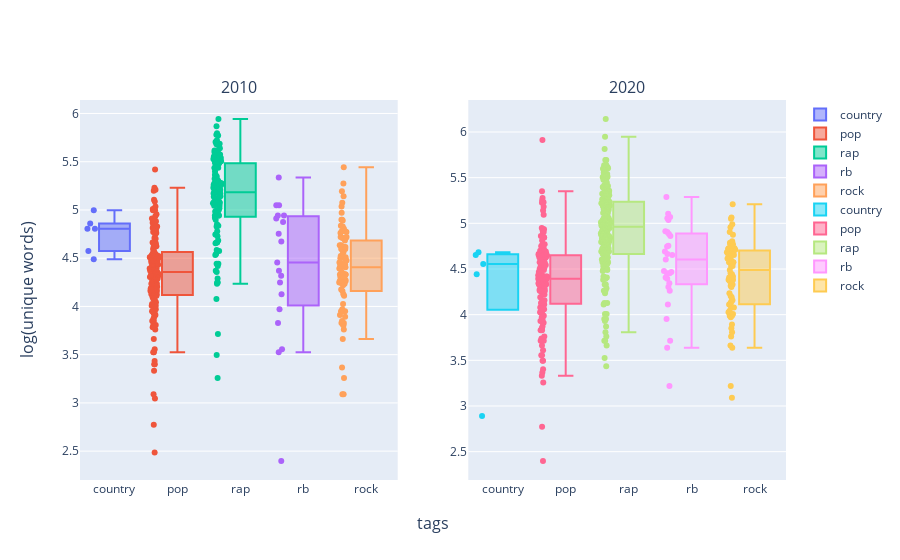

The cell this chart's notebook holds for it:
### Code cell
words_decades(df, [2010, 2020])

### Figure 1 — Plotly figure (JSON) as saved in the notebook; plotly's stock layout.template omitted (floating-point values rounded to 4 significant figures; data arrays with more than 128 entries replaced by an {"elided": "..."} marker saying what was removed)
{"data": [{"boxpoints": "all", "customdata": [["Rise Again", "TJ Stafford"], ["Boy Keep Movin", "Justin Townes Earle"], ["Thats Why They Call It Temptation", "Robbie Fulks & Linda Gail Lewis"], ["Come on Sunshine", "Tyler Reeve"], ["Papertown", "Balsam Range"], ["Facebook Stalking My More Successful Friends", "CollegeHumor"]], "hovertemplate": "title: %{customdata[0]}<br>artist: %{customdata[1]}<br>log(words): %{y}", "name": "country", "type": "box", "xaxis": "x", "y": [4.804, 4.86, 4.489, 4.575, 4.997, 4.804], "yaxis": "y"}, {"boxpoints": "all", "customdata": {"elided": "156x2 str values"}, "hovertemplate": "title: %{customdata[0]}<br>artist: %{customdata[1]}<br>log(words): %{y}", "name": "pop", "type": "box", "xaxis": "x", "y": {"elided": "156 float values"}, "yaxis": "y"}, {"boxpoints": "all", "customdata": {"elided": "120x2 str values"}, "hovertemplate": "title: %{customdata[0]}<br>artist: %{customdata[1]}<br>log(words): %{y}", "name": "rap", "type": "box", "xaxis": "x", "y": [5.576, 5.17, 5.781, 5.231, 4.942, 5.273, 5.438, 5.112, 5.505, 5.142, 4.984, 5.118, 5.866, 5.075, 5.361, 4.727, 4.977, 4.997, 4.357, 5.489, 5.176, 5.517, 4.234, 4.543, 4.663, 4.852, 5.252, 5.613, 5.943, 5.043, 5.687, 5.278, 5.236, 5.165, 5.572, 5.438, 5.529, 5.323, 5.617, 5.638, 5.043, 5.553, 5.17, 5.204, 5.771, 5.124, 5.347, 4.443, 5.537, 5.464, 5.257, 5.68, 5.513, 4.29, 4.585, 5.71, 4.419, 5.598, 5.257, 5.283, 5.497, 4.836, 5.204, 5.069, 5.434, 5.303, 5.505, 5.724, 5.069, 5.182, 5.796, 3.258, 5.485, 4.575, 4.078, 4.997, 5.209, 5.056, 4.682, 5.017, 5.283, 5.069, 5.242, 4.248, 4.956, 5.366, 4.533, 5.537, 4.942, 5.236, 4.92, 5.273, 4.898, 5.318, 5.673, 4.828, 5.398, 5.204, 4.654, 5.704, 4.369, 5.136, 4.663, 5.553, 5.182, 5.081, 5.434, 3.497, 3.714, 5.081, 5.187, 4.443, 4.248, 4.779, 5.553, 4.745, 5.485, 4.745, 4.942, 5.081], "yaxis": "y"}, {"boxpoints": "all", "customdata": [["Relics", "SBTRKT"], ["Recess", "Ravyn Lenae"], ["Icarus", "midnight (R&B)"], ["Lay My Body Down", "Rag'n'Bone Man"], ["What We Do", "Rotimi"], ["Window Color", "Wandl"], ["Stuck", "Swaine"], ["Love Scars", "NyQuinn"], ["Only Gonna Love You", "Kyla (PHL)"], ["Divide  Conquer", "El Rey de Sol"], ["12", "Zaniyah"], ["Dead Ends", "Kevin George"], ["Shimmer", "MIKNNA"], ["On My Mind", "PARTYALONE"], ["AstugfirAllah | أستغفر الله", "Omar Esa"], ["Using me", "777Kali"], ["Crown", "Chelsea Blues"], ["Loyal Tedsmooth Remix", "Chris Brown"], ["Talking to the Moon", "Champagne Lane"]], "hovertemplate": "title: %{customdata[0]}<br>artist: %{customdata[1]}<br>log(words): %{y}", "name": "rb", "type": "box", "xaxis": "x", "y": [4.673, 4.942, 3.829, 4.454, 4.942, 3.555, 5.05, 4.317, 4.913, 2.398, 4.248, 5.05, 4.754, 4.369, 3.526, 4.875, 3.97, 5.338, 4.127], "yaxis": "y"}, {"boxpoints": "all", "customdata": {"elided": "90x2 str values"}, "hovertemplate": "title: %{customdata[0]}<br>artist: %{customdata[1]}<br>log(words): %{y}", "name": "rock", "type": "box", "xaxis": "x", "y": [4.828, 4.71, 4.522, 5.193, 4.511, 4.635, 4.615, 4.419, 4.477, 3.829, 4.304, 3.951, 4.779, 4.71, 3.367, 4.344, 3.761, 4.635, 4.898, 4.718, 4.331, 4.127, 4.804, 4.263, 4.277, 4.248, 4.331, 5.075, 4.111, 4.71, 4.682, 5.442, 4.898, 3.807, 4.419, 4.5, 4.331, 4.595, 4.025, 4.234, 4.836, 4.357, 4.331, 3.258, 4.564, 4.174, 4.431, 4.394, 4.248, 4.595, 3.807, 4.5, 5.142, 5.037, 4.454, 4.304, 4.543, 3.829, 4.89, 4.97, 4.443, 3.912, 4.331, 3.97, 3.829, 3.951, 4.762, 4.595, 5.273, 4.234, 4.263, 4.779, 4.771, 4.234, 4.431, 3.091, 4.29, 4.454, 4.718, 4.159, 3.664, 3.85, 4.407, 4.22, 3.951, 3.091, 4.615, 3.951, 3.892, 4.407], "yaxis": "y"}, {"boxpoints": "all", "customdata": [["Burning  Bright", "John Davey"], ["Kansas City Ballet", "Gene Nelson (Actor)"], ["Love It Leave It", "Becca Bowen"], ["Barely Gettin’ By", "Rod Black"], ["Die Fun Demo", "Kacey Musgraves"]], "hovertemplate": "title: %{customdata[0]}<br>artist: %{customdata[1]}<br>log(words): %{y}", "name": "country", "type": "box", "xaxis": "x2", "y": [4.654, 2.89, 4.682, 4.554, 4.443], "yaxis": "y2"}, {"boxpoints": "all", "customdata": {"elided": "140x2 str values"}, "hovertemplate": "title: %{customdata[0]}<br>artist: %{customdata[1]}<br>log(words): %{y}", "name": "pop", "type": "box", "xaxis": "x2", "y": {"elided": "140 float values"}, "yaxis": "y2"}, {"boxpoints": "all", "customdata": {"elided": "192x2 str values"}, "hovertemplate": "title: %{customdata[0]}<br>artist: %{customdata[1]}<br>log(words): %{y}", "name": "rap", "type": "box", "xaxis": "x2", "y": {"elided": "192 float values"}, "yaxis": "y2"}, {"boxpoints": "all", "customdata": [["Temporary Forevers", "Armani Kay"], ["Down", "ZHARMILA"], ["Change", "Jermaine Dupri"], ["Mean That", "Corey Holland"], ["Stay Here Tonight", "Jagged Edge"], ["Reflection", "Dara Blaxx"], ["Hit Different", "Trey Songz"], ["Is Everything Alright? feat. Thomas Reid", "Luvlilk"], ["The Sound feat. McPhee", "Gavanni"], ["Let Me Love You Interlude", "X1 (MAVERICK)"], ["Forget Me", "Eva Constance"], ["Kindness For Weakness", "Y.D.G {YasDaGr8t}"], ["Heartbreak in a Bottle The Full Story", "Dee Devan"], ["Stay with me", "Brio"], ["Aquarius", "Joe Prince"], ["Free Will", "Anushka"], ["ComplyCatted", "Kw.Y.IT"], ["Dizzy", "JAHKOY & Lyfe Harris"], ["Let me down", "Sophie Marks"], ["BLACKJACK", "Teddy"], ["2AM", "Dept ()"], ["Niggas Liking Up", "Ant Banks"], ["SELAH", "HLYGHST"], ["Sister 2 Sister", "Ibeyi"], ["Beside You", "Baby E The Prince"], ["Broken Love", "Wavvy"], ["Cigarettes", "FEX"], ["You Taste So Good", "RnB Bay Boy"], ["Go Flex", "Daye LaHookz"]], "hovertemplate": "title: %{customdata[0]}<br>artist: %{customdata[1]}<br>log(words): %{y}", "name": "rb", "type": "box", "xaxis": "x2", "y": [4.454, 3.638, 5.037, 4.466, 4.754, 4.477, 4.86, 4.454, 4.913, 3.219, 4.111, 4.883, 4.905, 4.304, 3.714, 3.951, 5.288, 5.106, 4.407, 4.605, 4.691, 4.654, 4.745, 4.263, 4.344, 5.069, 4.394, 4.663, 5.056], "yaxis": "y2"}, {"boxpoints": "all", "customdata": {"elided": "71x2 str values"}, "hovertemplate": "title: %{customdata[0]}<br>artist: %{customdata[1]}<br>log(words): %{y}", "name": "rock", "type": "box", "xaxis": "x2", "y": [5.209, 4.745, 3.85, 4.663, 5.063, 4.654, 4.605, 4.875, 4.407, 4.99, 3.091, 4.533, 4.654, 4.331, 4.111, 3.638, 4.419, 4.673, 4.043, 4.304, 4.331, 4.078, 4.771, 4.533, 4.094, 5.05, 4.804, 4.682, 4.727, 4.317, 4.025, 4.682, 4.615, 4.382, 3.761, 4.127, 3.892, 3.989, 3.989, 3.989, 4.159, 4.143, 4.369, 3.664, 4.771, 4.575, 4.489, 4.443, 4.234, 4.727, 4.625, 4.718, 4.007, 4.956, 4.595, 4.382, 4.454, 3.97, 4.787, 4.745, 4.718, 4.71, 4.673, 3.219, 4.575, 4.205, 4.575, 4.663, 3.807, 4.19, 4.905], "yaxis": "y2"}], "layout": {"annotations": [{"font": {"size": 16}, "showarrow": false, "text": "2010", "x": 0.225, "xanchor": "center", "xref": "paper", "y": 1, "yanchor": "bottom", "yref": "paper"}, {"font": {"size": 16}, "showarrow": false, "text": "2020", "x": 0.775, "xanchor": "center", "xref": "paper", "y": 1, "yanchor": "bottom", "yref": "paper"}, {"font": {"size": 16}, "showarrow": false, "text": "tags", "x": 0.5, "xanchor": "center", "xref": "paper", "y": 0, "yanchor": "top", "yref": "paper", "yshift": -30}, {"font": {"size": 16}, "showarrow": false, "text": "log(unique words)", "textangle": -90, "x": 0, "xanchor": "right", "xref": "paper", "xshift": -40, "y": 0.5, "yanchor": "middle", "yref": "paper"}], "xaxis": {"anchor": "y", "domain": [0, 0.45]}, "xaxis2": {"anchor": "y2", "domain": [0.55, 1]}, "yaxis": {"anchor": "x", "domain": [0, 1]}, "yaxis2": {"anchor": "x2", "domain": [0, 1]}}}
